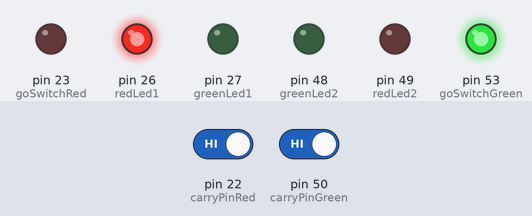
This sketch was run on a simulated Arduino Mega 2560, built with avr-gcc and run on an emulated ATmega2560. Parts: output pins drawn as LEDs (lit = HIGH). Inputs (shaded band) come from the test bench; at power-on: pin 22 (carryPinRed) HIGH, pin 50 (carryPinGreen) HIGH. Pins used as bus, display or sensor lines are not drawn.

Above: at 1.2 s.
1.3 s: pin 22 (carryPinRed) driven LOW
At 3.9 s:
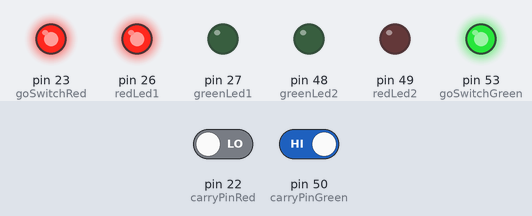
4.3 s: pin 50 (carryPinGreen) driven LOW
At 6.8 s:
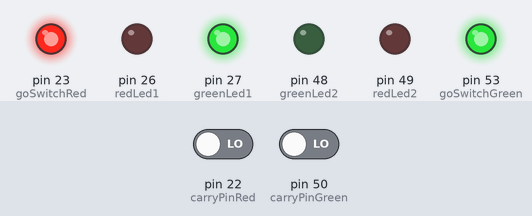
7.3 s: pin 22 (carryPinRed) driven HIGH
8.8 s: pin 22 (carryPinRed) driven LOW
At 11.4 s:
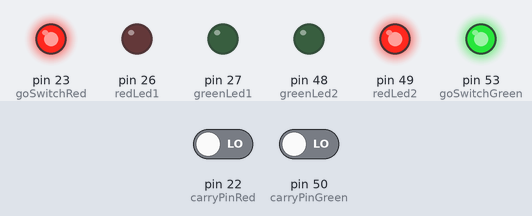
11.8 s: pin 50 (carryPinGreen) driven HIGH
13.3 s: pin 50 (carryPinGreen) driven LOW
At 15.6 s:
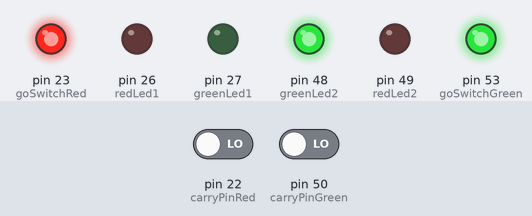
Timing chart, 0 to 17.3 s (numbered marks = the images above; inputs shaded):
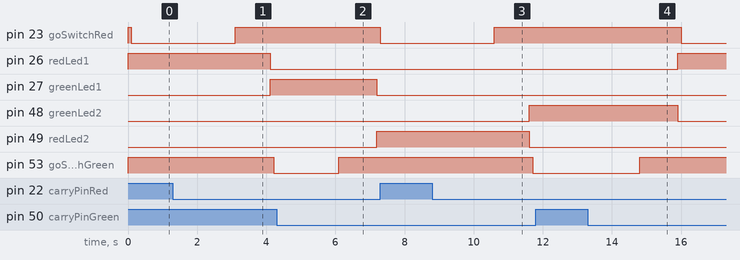

Measured:
- after the input at 1.3 s, pin 23 (goSwitchRed): LOW → HIGH after 1.8 s; pin 26 (redLed1): HIGH → LOW after 2.8 s; pin 27 (greenLed1): LOW → HIGH after 2.8 s; pin 53 (goSwitchGreen): HIGH → LOW after 2.9 s
- after the input at 4.3 s, pin 27 (greenLed1): HIGH → LOW after 2.9 s; pin 49 (redLed2): LOW → HIGH after 2.9 s; pin 53 (goSwitchGreen): LOW → HIGH after 1.8 s
- after the input at 8.8 s, pin 23 (goSwitchRed): LOW → HIGH after 1.8 s; pin 48 (greenLed2): LOW → HIGH after 2.8 s; pin 49 (redLed2): HIGH → LOW after 2.8 s; pin 53 (goSwitchGreen): HIGH → LOW after 2.9 s
- after the input at 11.8 s, every drawn part: stays the same
- after the input at 13.3 s, pin 23 (goSwitchRed): HIGH → LOW after 2.7 s; pin 26 (redLed1): LOW → HIGH after 2.6 s; pin 48 (greenLed2): HIGH → LOW after 2.6 s; pin 53 (goSwitchGreen): LOW → HIGH after 1.5 s

The sketch:

Goodness_Traffic_Light.ino
```cpp
// pins for the green 7-segment
int presetPinGreen = 52;
int resetPinGreen = 51;
int goSwitchGreen = 53;
int carryPinGreen = 50;

int carryTimesGreen = 0;
int carryStateGreen;

//pins for the Red 7-segment
int presetPinRed = 24;
int resetPinRed = 25;
int goSwitchRed = 23;
int carryPinRed = 22;

int carryTimesRed = 0;
int carryStateRed;

//traffic light pins
int redLed1 = 26;
int greenLed1 = 27;

int redLed2 = 49;
int greenLed2 = 48;


void setup() {

  pinMode(presetPinGreen, OUTPUT);
  pinMode(resetPinGreen, OUTPUT);
  pinMode(goSwitchGreen, OUTPUT);
  pinMode(carryPinGreen, INPUT);

  pinMode(presetPinRed, OUTPUT);
  pinMode(resetPinRed, OUTPUT);
  pinMode(goSwitchRed, OUTPUT);
  pinMode(carryPinRed, INPUT);

  pinMode(redLed2, OUTPUT);
  pinMode(greenLed2, OUTPUT);
  pinMode(redLed1, OUTPUT);
  pinMode(greenLed1, OUTPUT);

  digitalWrite(goSwitchRed, HIGH);
  digitalWrite(goSwitchGreen, HIGH);
  digitalWrite(presetPinGreen, LOW);
  digitalWrite(resetPinGreen, LOW);
  digitalWrite(presetPinRed, LOW);
  digitalWrite(resetPinRed, LOW);

  digitalWrite(redLed2, LOW);
  digitalWrite(greenLed2, LOW);
  digitalWrite(redLed1, LOW);
  digitalWrite(greenLed1, LOW);

}

void loop() {
  //FIRST SET OF TRAFFIC LIGHTS
  digitalWrite(redLed1, HIGH);
  redSegment();
  delay(1000);
  digitalWrite(redLed1, LOW);
  digitalWrite(greenLed1, HIGH);
  greenSegment();
  delay(1000);
  digitalWrite(greenLed1, LOW);

  //SECOND SET OF TRAFFIC LIGHTS
  digitalWrite(redLed2, HIGH);
  redSegment();
  delay(1000);
  digitalWrite(redLed2, LOW);
  digitalWrite(greenLed2, HIGH);
  greenSegment();
  delay(1000);
  digitalWrite(greenLed2, LOW);
}


// this is for the red 7-segment
void redSegment() {

  carryTimesRed = 0; //variable to check the number of times the units 7-segment goes to zero

  carryStateRed = digitalRead(carryPinRed);      // read the state of the carry pin

  digitalWrite(resetPinRed, LOW);
  digitalWrite(goSwitchGreen, HIGH);
  digitalWrite(presetPinRed, HIGH);
  delay(100);
  digitalWrite(presetPinRed, LOW);


  while (carryTimesRed < 6) {

    digitalWrite(goSwitchRed, LOW);              // start the countdown
    digitalWrite(goSwitchGreen, HIGH);

    carryStateRed = digitalRead(carryPinRed);      // read the state of the carry pin

    if (carryStateRed == LOW && carryTimesRed != 6)              // check to see if the carryPin is giving 0V
    {
      carryTimesRed++;                     // increment the number of times the units 7-segment has gotten to zero
      delay(300);
    }

    if (carryTimesRed == 6) {              // if number of times the units 7-segment has gotten to zero, initialize the parameters
      digitalWrite(goSwitchRed, HIGH);     // stop the countdown

      // reset
      digitalWrite(resetPinRed, HIGH);
      delay(10);
      digitalWrite(resetPinRed, LOW);

    }

  }
}


// this is for the red 7-segment
void greenSegment() {

  carryTimesGreen = 0; //variable to check the number of times the units 7-segment goes to zero

  carryStateGreen = digitalRead(carryPinGreen);      // read the state of the carry pin

  digitalWrite(resetPinGreen, LOW);
  digitalWrite(goSwitchRed, HIGH);
  digitalWrite(presetPinGreen, HIGH);
  delay(100);
  digitalWrite(presetPinGreen, LOW);


  while (carryTimesGreen < 6) {

    //    digitalWrite(greenLed2, HIGH);         // turn on the redLed
    digitalWrite(goSwitchGreen, LOW);              // start the countdown
    digitalWrite(goSwitchRed, HIGH);

    carryStateGreen = digitalRead(carryPinGreen);      // read the state of the carry pin

    if (carryStateGreen == LOW && carryTimesGreen != 6)              // check to see if the carryPin is giving 0V
    {
      carryTimesGreen++;                     // increment the number of times the units 7-segment has gotten to zero
      delay(300);
    }

    if (carryTimesGreen == 6) {              // if number of times the units 7-segment has gotten to zero, initialize the parameters
      digitalWrite(goSwitchGreen, HIGH);     // stop the countdown

      // reset
      digitalWrite(resetPinGreen, HIGH);
      delay(100);
      digitalWrite(resetPinGreen, LOW);

    }

  }

}
```
